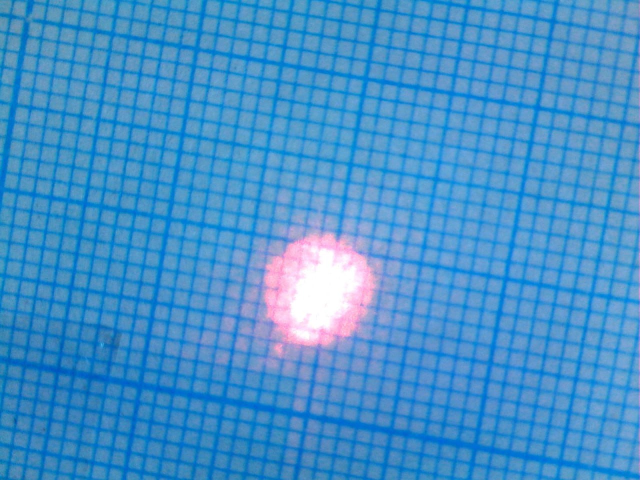
#> input picture tests/3.jpg, 1280 x 960 px, found by its file name (shown at 1/2 size)
$ python main.py
#> lines starting #> are read from the running program, lines starting #| are printed output that depends on the picture; after the words box and inside, x2 and y2 are one past the last pixel; in counts of white or black regions, pixels touching at a corner belong together
import cv2 as cv
import math
import numpy as np
import scipy.stats as stats
import pandas as pd


def clear_list(data):
    data = pd.Series(data)
    Q1 = data.quantile(q=.25)
    Q3 = data.quantile(q=.75)
    IQR = data.apply(stats.iqr)

    # only keep rows in dataframe that have values within 1.5\*IQR of Q1 and Q3
    data_clean = data[~((data < (Q1 - 1.5 * IQR)) | (data > (Q3 + 1.5 * IQR)))]
    res = data_clean.to_list()
    return res


def is_square(a, b, c, d):
    x1 = int(math.sqrt((a[0] - b[0]) ** 2 + (a[1] - b[1]) ** 2))
    x2 = int(math.sqrt((b[0] - c[0]) ** 2 + (b[1] - c[1]) ** 2))
    x3 = int(math.sqrt((c[0] - d[0]) ** 2 + (c[1] - d[1]) ** 2))
    x4 = int(math.sqrt((a[0] - d[0]) ** 2 + (a[1] - d[1]) ** 2))
    if abs(x1 - x2) < 2 and abs(x2 - x3) < 2 and abs(x3 - x4) < 2:
        return (x1 + x2 + x3 + x4) / 4
    return False


def getSize(filename):
    # [4 lines of commented-out code are left out]
    img = cv.imread(filename)
    hsv_min = np.array(
        (0, 20, 0),
        np.uint8)
    hsv_max = np.array(
        (255, 180, 255),
        np.uint8)

    height, width, _ = img.shape
    hsv = cv.cvtColor(img, cv.COLOR_BGR2HSV)
    thresh = cv.inRange(hsv, hsv_min, hsv_max)
    contours0, hierarchy = cv.findContours(thresh.copy(), cv.RETR_TREE, cv.CHAIN_APPROX_SIMPLE)
    mean = []
    for cnt in contours0:
        if len(cnt) < 150 and len(cnt) > 40:
            rect = cv.minAreaRect(cnt)  # пытаемся вписать прямоугольник
            box = cv.boxPoints(rect)  # поиск четырех вершин прямоугольника
            box = np.int0(box)  # округление координат
            a = [box[0][0], box[0][1]]
            b = [box[1][0], box[1][1]]
            c = [box[2][0], box[2][1]]
            d = [box[3][0], box[3][1]]
            res = is_square(a, b, c, d)
            if res:
                mean.append(res * 1.2)
                cv.drawContours(img, [box], 0, (255, 0, 0), 2)
    cv.imshow('contours', img)
    mean = clear_list(mean)
    cv.waitKey(0)
    cv.destroyAllWindows()
    return sum(mean) / len(mean)


def getEllipse(filename):
#> called with filename = 'Images/3.jpg'
    lst = filename.split('/')
    path = '/'.join(lst[0:-1])
    name = lst[-1]
    image = cv.imread(filename)
#> image is the input picture: shape (960, 1280, 3); mean B, G, R 202.4, 145.3, 69.8
    b, g, r = cv.split(image)
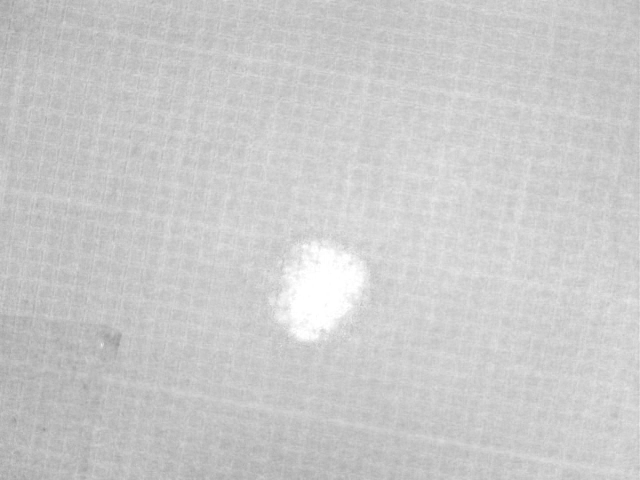
#> b: shape (960, 1280) (shown at 1/2 size); min 139, max 255, mean 202.4
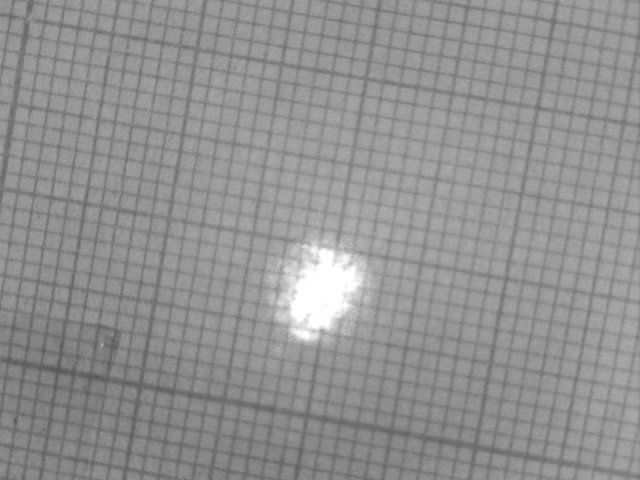
#> g: shape (960, 1280) (shown at 1/2 size); min 77, max 255, mean 145.3
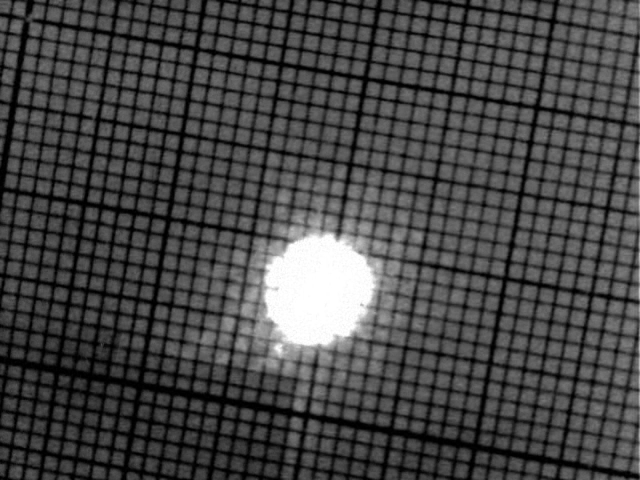
#> r: shape (960, 1280) (shown at 1/2 size); min 0, max 255, mean 69.8
    filename = f'{path}/WB{name}'
    cv.imwrite(filename, r)
    img = cv.imread(filename)
#> img: shape (960, 1280, 3); min 0, max 255, mean 69.8
    hsv_min = np.array(
        (0, 0, 210),
        np.uint8)
    hsv_max = np.array(
        (255, 255, 255),
        np.uint8)

    height, width, _ = img.shape
#> height = 960; width = 1280
    hsv = cv.cvtColor(img, cv.COLOR_BGR2HSV)
#> hsv: shape (960, 1280, 3); mean H, S, V 0, 0, 69.8
    thresh = cv.inRange(hsv, hsv_min, hsv_max)
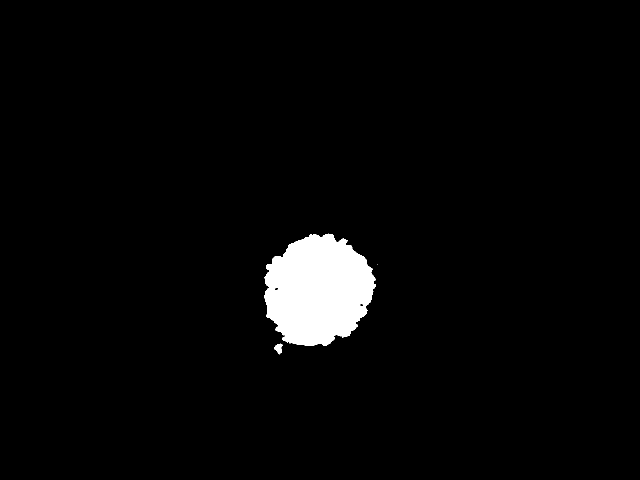
#> thresh: shape (960, 1280) (shown at 1/2 size); 3.1% white; 3 white regions (1 under 20 px)
    contours0, hierarchy = cv.findContours(thresh.copy(), cv.RETR_TREE, cv.CHAIN_APPROX_SIMPLE)
#> contours0 = 6 contours, 2 with area under 20; largest, box (x1, y1, x2, y2) and area: (528, 467, 752, 692) 37039, (548, 687, 565, 709) 195, (719, 607, 728, 614) 34, (549, 575, 557, 582) 31
    res = []
    for cnt in contours0:
        if len(cnt) > 250:
            ellipse = cv.fitEllipse(cnt)
            coordx, coordy = ellipse[0]
            if coordx < width and coordx > 0 and coordy < height and coordy > 0:
                try:
                    res.append(ellipse)
                    cv.ellipse(img, ellipse, (0, 0, 255), 2)
                except:
                    continue
#> this loop made 6 passes
#> (ellipse, coordx, coordy) on pass 3: (((635.8, 580), (208.8, 227.5), 42.48), 635.8, 580)
#> cnt on passes 2, 5: [[754, 528]], [[535, 577], [536, 576], [537, 577], [536, 578]]
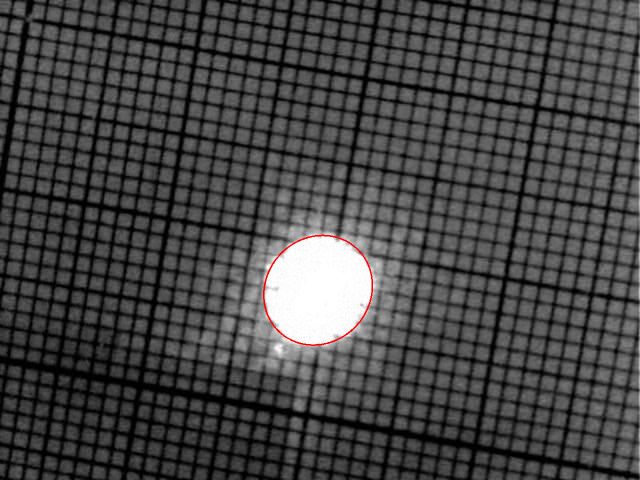
#> img: shape (960, 1280, 3) (shown at 1/2 size); mean B, G, R 69.5, 69.5, 69.9
#> after the loop, res = [((635.8, 580), (208.8, 227.5), 42.48)]
    cv.imshow('contours', img)

    cv.waitKey(0)
    cv.destroyAllWindows()
    return res


if __name__ == "__main__":
    f_name = f'Images/3.jpg'
    one_cell = 1
    ellipse = getEllipse(f_name)
#> ellipse = [((635.8, 580), (208.8, 227.5), 42.48)]
    size = getSize(f_name)
#> in getSize, `hsv = cv.cvtColor(img, cv.COLOR_BGR2HSV)`: hsv: shape (960, 1280, 3); mean H, S, V 103.7, 170, 202.9
#> in getSize, `thresh = cv.inRange(hsv, hsv_min, hsv_max)`:
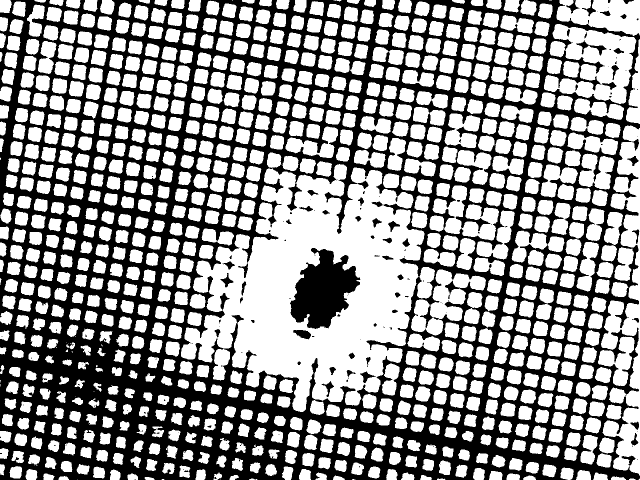
#> thresh: shape (960, 1280) (shown at 1/2 size); 58.5% white; 173 black regions (115 under 20 px)
#> in getSize, `contours0, hierarchy = cv.findContours(thresh.copy(), cv.RETR_TREE, cv..`: contours0 = 1024 contours, 153 with area under 20; largest, box (x1, y1, x2, y2) and area: (362, 328, 849, 824) 146757, (1202, 251, 1280, 952) 22207, (1088, 48, 1273, 208) 17402, (579, 495, 722, 659) 13808, (822, 539, 972, 671) 8356
#> the loop in getSize, `for cnt in contours0:` made 1024 passes
#> (rect, a, b, c, d, x1 in is_square, x2 in is_square, x3 in is_square) on passes 32, 34, 37, 39, 40, 44: (((1133.6, 946.8), (23.34, 25.1), -78.69), [1143, 960], [1119, 955], [1123, 932], [1148, 937], 24, 23, 25), (((574.3, 946.1), (26.96, 20.25), -77.91), [581, 961], [561, 957], [567, 930], [587, 935], 20, 27, 20), (((369, 943), (23.25, 21.14), -86.63), [378, 955], [357, 953], [359, 930], [380, 932], 21, 23, 21), (((1098.2, 940.8), (23.59, 25.87), -74.74), [1107, 955], [1082, 948], [1088, 926], [1113, 932], 25, 22, 25), (((922.5, 941.6), (25.32, 21.21), -80.54), [930, 955], [909, 952], [914, 927], [935, 930], 21, 25, 21), (((336.4, 936.2), (21.09, 23.63), -84.81), [347, 947], [323, 945], [325, 924], [349, 926], 24, 21, 24)
#> (rect, a, b, c, d, res) on passes 62, 63, 64, 70, 71, 72: (((997.3, 922.6), (22.45, 25.61), -71.57), [1005, 937], [981, 929], [988, 907], [1012, 916], False), (((443.4, 921.6), (23.4, 18.2), -68.2), [447, 935], [430, 929], [439, 907], [456, 914], False), (((68.12, 919), (20.86, 21.59), -75.96), [76, 931], [55, 926], [60, 906], [81, 911], 20.5), (((407.4, 915.7), (20.79, 20.44), -74.74), [414, 928], [394, 923], [400, 902], [419, 908], False), (((35, 913.5), (23, 24), -90), [47, 925], [23, 925], [23, 902], [47, 902], 23.5), (((580.9, 913.2), (26.76, 22.56), -77.01), [588, 928], [566, 923], [572, 897], [594, 902], False)
#> after the loop in getSize, `for cnt in contours0:`:
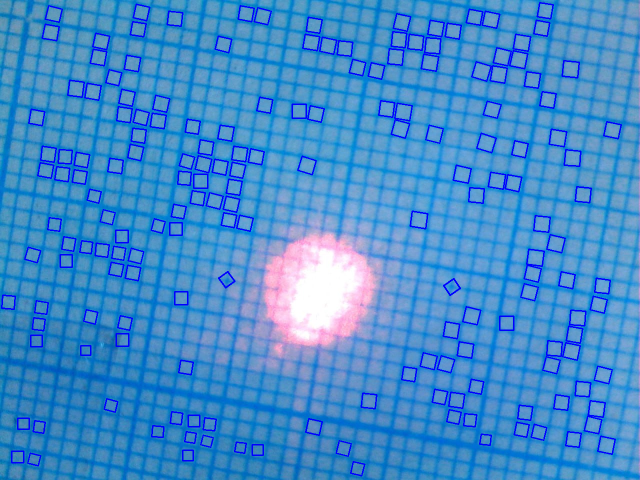
#> img: shape (960, 1280, 3) (shown at 1/2 size); 4.4% of pixels changed, all inside (x1, y1, x2, y2) = (2, 4, 1244, 953)
#> after the loop in getSize, `for cnt in contours0:`: mean = 174 values, max 37.2 at index 140, min 23.4 at index 8, mean 31.93
#> in clear_list, `Q1 = data.quantile(q=.25)`: Q1 = 30
#> in clear_list, `Q3 = data.quantile(q=.75)`: Q3 = 34.2
#> in clear_list, `res = data_clean.to_list()`: res = 105 values, max 34.2 at index 4, min 30 at index 2, mean 32.53
#> in getSize, `mean = clear_list(mean)`: mean has the same summary as res in clear_list
#> size = 32.53
    one_px = one_cell / size
#> one_px = 0.0307
    w, h = ellipse[0][1]
#> w = 208.8; h = 227.5
    print(f'Круг с диаметром приблизительно {int((w * one_px + h * one_px) / 2)} мм')
#| Круг с диаметром приблизительно 6 мм

$ run again, with tests/1.jpg copied over tests/3.jpg
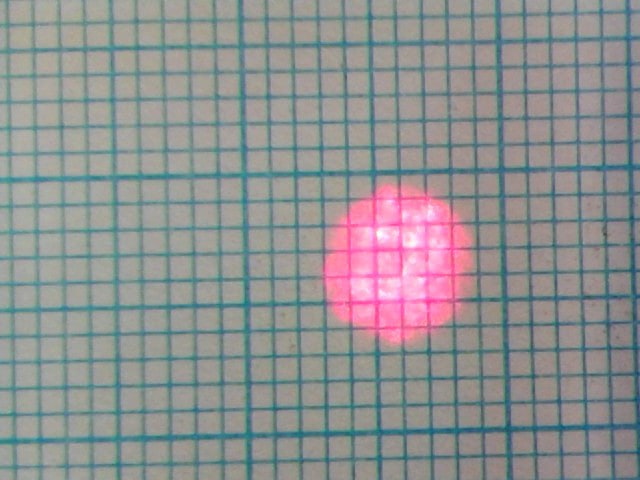
#> input picture tests/1.jpg, 640 x 480 px, found by its file name
#> in getEllipse, image is the input picture: shape (480, 640, 3); mean B, G, R 145.1, 144.6, 143.6
#> in getEllipse, `thresh = cv.inRange(hsv, hsv_min, hsv_max)`:
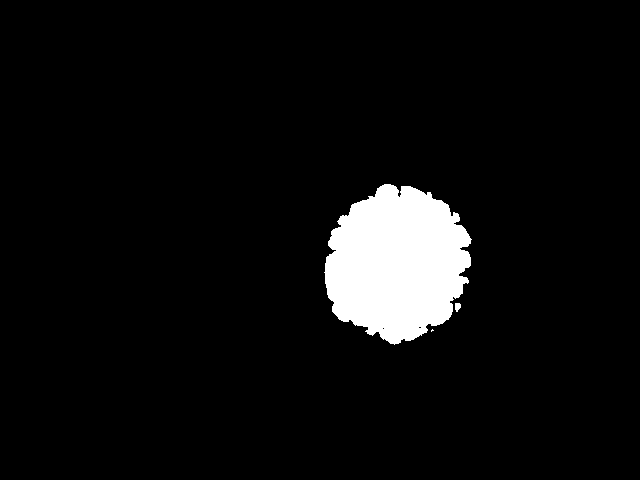
#> thresh: shape (480, 640); 5.7% white; 3 white regions (1 under 20 px)
#> in getEllipse, `contours0, hierarchy = cv.findContours(thresh.copy(), cv.RETR_TREE, cv..`: contours0 = 5 contours, 3 with area under 20; largest, box (x1, y1, x2, y2) and area: (324, 184, 472, 345) 17039, (455, 303, 461, 312) 30
#> the loop in getEllipse, `for cnt in contours0:` made 5 passes
#> (ellipse, coordx, coordy) on pass 3: (((396.5, 263.3), (140.1, 153.5), 21.49), 396.5, 263.3)
#> after the loop in getEllipse, `for cnt in contours0:`: res = [((396.5, 263.3), (140.1, 153.5), 21.49)]
#> in getSize, `contours0, hierarchy = cv.findContours(thresh.copy(), cv.RETR_TREE, cv..`: contours0 = 1088 contours, 635 with area under 20; largest, box (x1, y1, x2, y2) and area: (0, 0, 640, 480) 282240, (374, 68, 498, 145) 4326, (502, 92, 603, 167) 3743, (114, 74, 217, 173) 3303, (113, 48, 239, 97) 2934
#> the loop in getSize, `for cnt in contours0:` made 1088 passes
#> (rect, a, b, c, d, x1 in is_square, x2 in is_square, x3 in is_square) on pass 35: (((79.5, 141), (12, 17), -90), [88, 147], [71, 147], [71, 135], [88, 135], 17, 12, 17)
#> after the loop in getSize, `for cnt in contours0:`:
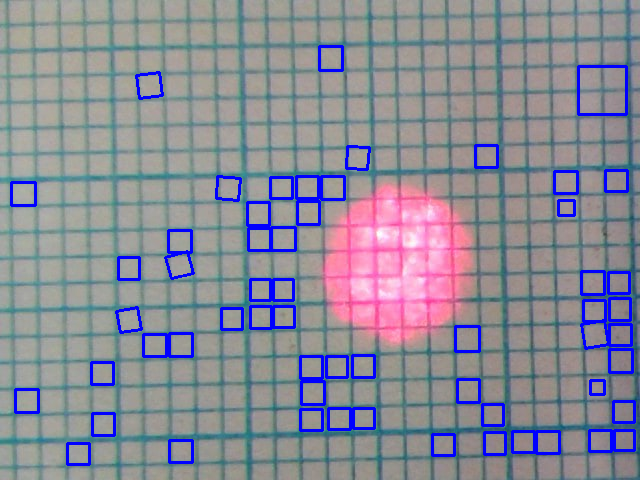
#> img: shape (480, 640, 3); 4.89% of pixels changed, all inside (x1, y1, x2, y2) = (10, 45, 636, 466)
#> after the loop in getSize, `for cnt in contours0:`: mean = 58 values, max 57.6 at index 56, min 16.8 at index 17, mean 26.62
#> Q1 = 25.8
#> Q3 = 27
#> in clear_list, `res = data_clean.to_list()`: res = 32 values, max 27 at index 1, min 25.8 at index 0, mean 26.28
#> in getSize, `mean = clear_list(mean)`: mean has the same summary as res in clear_list
#> size = 26.28
#> one_px = 0.0381
#> w = 140.1; h = 153.5
#| Круг с диаметром приблизительно 5 мм

$ run again, with tests/10.jpg copied over tests/3.jpg
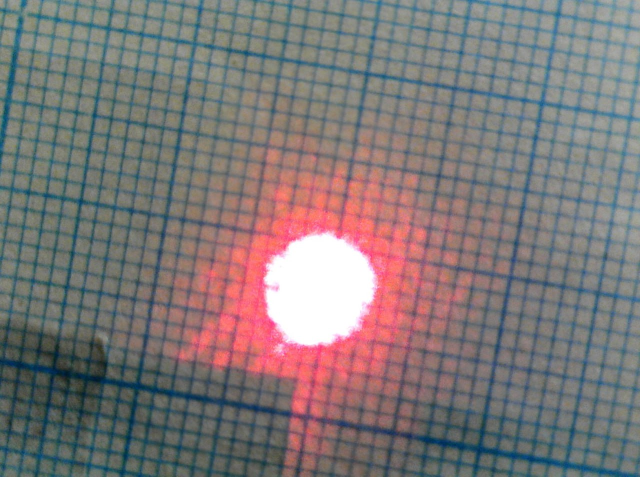
#> input picture tests/10.jpg, 1280 x 953 px, found by its file name (shown at 1/2 size)
#> in getEllipse, image is the input picture: shape (953, 1280, 3); mean B, G, R 119.8, 119.1, 125.9
#> in getEllipse, `thresh = cv.inRange(hsv, hsv_min, hsv_max)`:
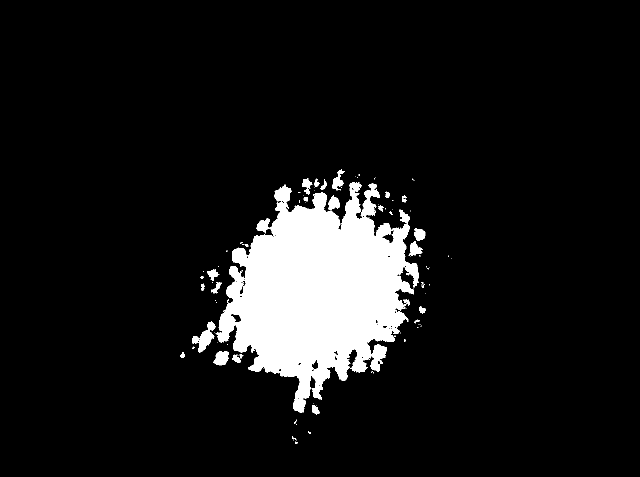
#> thresh: shape (953, 1280) (shown at 1/2 size); 9.2% white; 102 white regions (73 under 20 px)
#> in getEllipse, `contours0, hierarchy = cv.findContours(thresh.copy(), cv.RETR_TREE, cv..`: contours0 = 186 contours, 149 with area under 20; largest, box (x1, y1, x2, y2) and area: (431, 365, 838, 825) 105610, (384, 643, 431, 706) 1072, (427, 702, 458, 731) 590, (692, 695, 716, 737) 482, (817, 482, 845, 513) 408
#> the loop in getEllipse, `for cnt in contours0:` made 186 passes
#> (ellipse, coordx, coordy) on pass 97: (((637, 582.5), (342.8, 417.6), 32.38), 637, 582.5)
#> after the loop in getEllipse, `for cnt in contours0:`: res = [((637, 582.5), (342.8, 417.6), 32.38)]
#> in getSize, `contours0, hierarchy = cv.findContours(thresh.copy(), cv.RETR_TREE, cv..`: contours0 = 3339 contours, 2025 with area under 20; largest, box (x1, y1, x2, y2) and area: (0, 0, 1280, 953) 1181184, (722, 154, 1052, 537) 38266, (530, 467, 749, 691) 35434, (417, 138, 722, 305) 20162, (176, 434, 325, 735) 12598
#> the loop in getSize, `for cnt in contours0:` made 3339 passes
#> (rect, a, b, c, d, x1 in is_square, x2 in is_square, x3 in is_square) on passes 25, 26, 32: (((683.9, 934.2), (26.39, 28.62), -63.43), [690, 952], [665, 939], [677, 916], [702, 928], 28, 25, 27), (((714.4, 934.7), (29.55, 40.74), -16.19), [705, 958], [694, 919], [722, 911], [734, 950], 40, 29, 40), (((792.5, 921), (20.84, 24.91), -4.76), [783, 934], [781, 909], [801, 907], [803, 932], 25, 20, 25)
#> after the loop in getSize, `for cnt in contours0:`:
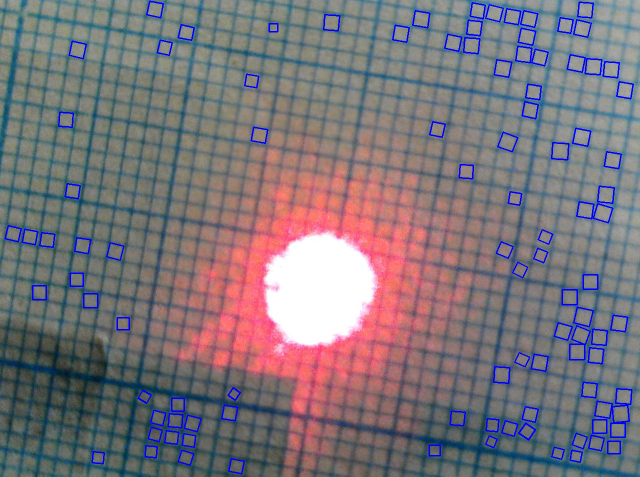
#> img: shape (953, 1280, 3) (shown at 1/2 size); 2.5% of pixels changed, all inside (x1, y1, x2, y2) = (9, 1, 1268, 949)
#> after the loop in getSize, `for cnt in contours0:`: mean = 99 values, max 38.4 at index 61, min 19.8 at index 87, mean 31.79
#> Q1 = 29.7
#> Q3 = 34.5
#> in clear_list, `res = data_clean.to_list()`: res = 50 values, max 34.5 at index 13, min 30 at index 1, mean 32.55
#> in getSize, `mean = clear_list(mean)`: mean has the same summary as res in clear_list
#> size = 32.55
#> one_px = 0.0307
#> w = 342.8; h = 417.6
#| Круг с диаметром приблизительно 11 мм
